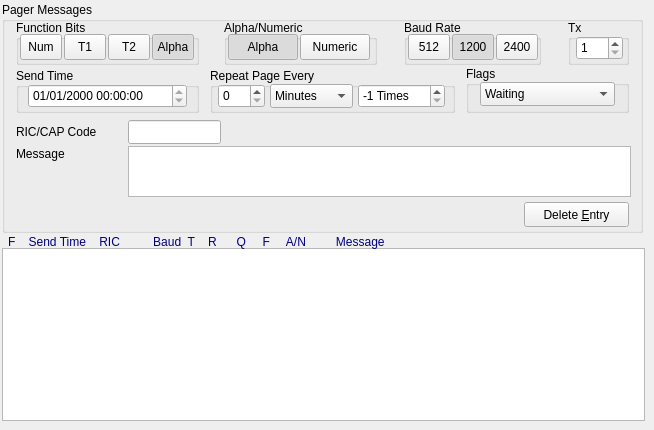
      <widget class="QWidget" name="tabPagerMsgs">
       <property name="enabled">
        <bool>true</bool>
       </property>
       <attribute name="title">
        <string>Pager Msgs</string>
       </attribute>
       <widget class="QGroupBox" name="gbPagerMessages">
        <property name="geometry">
         <rect>
          <x>2</x>
          <y>2</y>
          <width>641</width>
          <height>231</height>
         </rect>
        </property>
        <property name="title">
         <string>Pager Messages</string>
        </property>
        <widget class="QGroupBox" name="gbAlphaNumeric_3">
         <property name="geometry">
          <rect>
           <x>222</x>
           <y>18</y>
           <width>153</width>
           <height>45</height>
          </rect>
         </property>
         <property name="title">
          <string>Alpha/Numeric</string>
         </property>
         <widget class="QToolButton" name="tbAlpha_3">
          <property name="geometry">
           <rect>
            <x>4</x>
            <y>14</y>
            <width>70</width>
            <height>26</height>
           </rect>
          </property>
          <property name="text">
           <string>Alpha</string>
          </property>
          <property name="checkable">
           <bool>true</bool>
          </property>
          <property name="checked">
           <bool>true</bool>
          </property>
          <property name="autoExclusive">
           <bool>true</bool>
          </property>
         </widget>
         <widget class="QToolButton" name="tbNumeric_3">
          <property name="geometry">
           <rect>
            <x>76</x>
            <y>14</y>
            <width>70</width>
            <height>26</height>
           </rect>
          </property>
          <property name="text">
           <string>Numeric</string>
          </property>
          <property name="checkable">
           <bool>true</bool>
          </property>
          <property name="autoExclusive">
           <bool>true</bool>
          </property>
         </widget>
        </widget>
        <widget class="QGroupBox" name="gbFunctionBits_3">
         <property name="geometry">
          <rect>
           <x>14</x>
           <y>18</y>
           <width>183</width>
           <height>45</height>
          </rect>
         </property>
         <property name="title">
          <string>Function Bits</string>
         </property>
         <property name="checkable">
          <bool>false</bool>
         </property>
         <widget class="QToolButton" name="tbFuncNumeric_3">
          <property name="geometry">
           <rect>
            <x>4</x>
            <y>14</y>
            <width>42</width>
            <height>26</height>
           </rect>
          </property>
          <property name="font">
           <font>
            <pointsize>9</pointsize>
           </font>
          </property>
          <property name="text">
           <string>Num</string>
          </property>
          <property name="iconSize">
           <size>
            <width>23</width>
            <height>23</height>
           </size>
          </property>
          <property name="checkable">
           <bool>true</bool>
          </property>
          <property name="checked">
           <bool>false</bool>
          </property>
          <property name="autoExclusive">
           <bool>true</bool>
          </property>
         </widget>
         <widget class="QToolButton" name="tbFuncTone1_3">
          <property name="geometry">
           <rect>
            <x>48</x>
            <y>14</y>
            <width>42</width>
            <height>26</height>
           </rect>
          </property>
          <property name="font">
           <font>
            <pointsize>9</pointsize>
           </font>
          </property>
          <property name="text">
           <string>T1</string>
          </property>
          <property name="checkable">
           <bool>true</bool>
          </property>
          <property name="checked">
           <bool>false</bool>
          </property>
          <property name="autoExclusive">
           <bool>true</bool>
          </property>
         </widget>
         <widget class="QToolButton" name="tbFuncTone2_3">
          <property name="geometry">
           <rect>
            <x>92</x>
            <y>14</y>
            <width>42</width>
            <height>26</height>
           </rect>
          </property>
          <property name="font">
           <font>
            <pointsize>9</pointsize>
           </font>
          </property>
          <property name="text">
           <string>T2</string>
          </property>
          <property name="checkable">
           <bool>true</bool>
          </property>
          <property name="checked">
           <bool>false</bool>
          </property>
          <property name="autoExclusive">
           <bool>true</bool>
          </property>
         </widget>
         <widget class="QToolButton" name="tbFuncAlpha_3">
          <property name="geometry">
           <rect>
            <x>136</x>
            <y>14</y>
            <width>42</width>
            <height>26</height>
           </rect>
          </property>
          <property name="font">
           <font>
            <pointsize>9</pointsize>
           </font>
          </property>
          <property name="text">
           <string>Alpha</string>
          </property>
          <property name="checkable">
           <bool>true</bool>
          </property>
          <property name="checked">
           <bool>true</bool>
          </property>
          <property name="autoExclusive">
           <bool>true</bool>
          </property>
         </widget>
        </widget>
        <widget class="QTextEdit" name="teMessage_3">
         <property name="geometry">
          <rect>
           <x>126</x>
           <y>144</y>
           <width>503</width>
           <height>51</height>
          </rect>
         </property>
         <property name="tabChangesFocus">
          <bool>true</bool>
         </property>
         <property name="html">
          <string>&lt;!DOCTYPE HTML PUBLIC &quot;-//W3C//DTD HTML 4.0//EN&quot; &quot;http://www.w3.org/TR/REC-html40/strict.dtd&quot;&gt;
&lt;html&gt;&lt;head&gt;&lt;meta name=&quot;qrichtext&quot; content=&quot;1&quot; /&gt;&lt;style type=&quot;text/css&quot;&gt;
p, li { white-space: pre-wrap; }
&lt;/style&gt;&lt;/head&gt;&lt;body style=&quot; font-family:'Sans Serif'; font-size:10pt; font-weight:400; font-style:normal;&quot;&gt;
&lt;p style=&quot;-qt-paragraph-type:empty; margin-top:0px; margin-bottom:0px; margin-left:0px; margin-right:0px; -qt-block-indent:0; text-indent:0px; font-size:9pt;&quot;&gt;&lt;br /&gt;&lt;/p&gt;&lt;/body&gt;&lt;/html&gt;</string>
         </property>
        </widget>
        <widget class="QLabel" name="label_15">
         <property name="geometry">
          <rect>
           <x>14</x>
           <y>122</y>
           <width>93</width>
           <height>16</height>
          </rect>
         </property>
         <property name="text">
          <string>RIC/CAP Code</string>
         </property>
        </widget>
        <widget class="QLabel" name="label_16">
         <property name="geometry">
          <rect>
           <x>14</x>
           <y>144</y>
           <width>69</width>
           <height>16</height>
          </rect>
         </property>
         <property name="text">
          <string>Message</string>
         </property>
        </widget>
        <widget class="QGroupBox" name="gbBaudRate_3">
         <property name="geometry">
          <rect>
           <x>402</x>
           <y>18</y>
           <width>137</width>
           <height>45</height>
          </rect>
         </property>
         <property name="title">
          <string>Baud Rate</string>
         </property>
         <widget class="QToolButton" name="tb512_3">
          <property name="geometry">
           <rect>
            <x>4</x>
            <y>14</y>
            <width>42</width>
            <height>26</height>
           </rect>
          </property>
          <property name="text">
           <string>512</string>
          </property>
          <property name="checkable">
           <bool>true</bool>
          </property>
          <property name="autoExclusive">
           <bool>true</bool>
          </property>
         </widget>
         <widget class="QToolButton" name="tb2400_3">
          <property name="geometry">
           <rect>
            <x>92</x>
            <y>14</y>
            <width>42</width>
            <height>26</height>
           </rect>
          </property>
          <property name="text">
           <string>2400</string>
          </property>
          <property name="checkable">
           <bool>true</bool>
          </property>
          <property name="autoExclusive">
           <bool>true</bool>
          </property>
         </widget>
         <widget class="QToolButton" name="tb1200_3">
          <property name="geometry">
           <rect>
            <x>48</x>
            <y>14</y>
            <width>42</width>
            <height>26</height>
           </rect>
          </property>
          <property name="text">
           <string>1200</string>
          </property>
          <property name="checkable">
           <bool>true</bool>
          </property>
          <property name="checked">
           <bool>true</bool>
          </property>
          <property name="autoExclusive">
           <bool>true</bool>
          </property>
         </widget>
        </widget>
        <widget class="QGroupBox" name="groupBox_8">
         <property name="geometry">
          <rect>
           <x>566</x>
           <y>18</y>
           <width>61</width>
           <height>45</height>
          </rect>
         </property>
         <property name="title">
          <string>Tx</string>
         </property>
         <widget class="QSpinBox" name="sbTx_3">
          <property name="geometry">
           <rect>
            <x>8</x>
            <y>16</y>
            <width>47</width>
            <height>24</height>
           </rect>
          </property>
          <property name="minimum">
           <number>1</number>
          </property>
          <property name="maximum">
           <number>8</number>
          </property>
         </widget>
        </widget>
        <widget class="QLineEdit" name="leRic_3">
         <property name="geometry">
          <rect>
           <x>126</x>
           <y>118</y>
           <width>93</width>
           <height>24</height>
          </rect>
         </property>
         <property name="maxLength">
          <number>7</number>
         </property>
        </widget>
        <widget class="QGroupBox" name="groupBox_9">
         <property name="geometry">
          <rect>
           <x>14</x>
           <y>66</y>
           <width>183</width>
           <height>45</height>
          </rect>
         </property>
         <property name="title">
          <string>Send Time</string>
         </property>
         <widget class="QDateTimeEdit" name="dtSendTime_3">
          <property name="geometry">
           <rect>
            <x>12</x>
            <y>16</y>
            <width>159</width>
            <height>24</height>
           </rect>
          </property>
          <property name="wrapping">
           <bool>true</bool>
          </property>
          <property name="readOnly">
           <bool>true</bool>
          </property>
          <property name="displayFormat">
           <string>dd/MM/yyyy HH:mm:ss</string>
          </property>
         </widget>
        </widget>
        <widget class="QGroupBox" name="groupBox_11">
         <property name="geometry">
          <rect>
           <x>464</x>
           <y>64</y>
           <width>163</width>
           <height>47</height>
          </rect>
         </property>
         <property name="title">
          <string>Flags</string>
         </property>
         <widget class="QComboBox" name="cbFlags_3">
          <property name="geometry">
           <rect>
            <x>14</x>
            <y>16</y>
            <width>135</width>
            <height>24</height>
           </rect>
          </property>
          <item>
           <property name="text">
            <string>Waiting</string>
           </property>
          </item>
          <item>
           <property name="text">
            <string>Sending</string>
           </property>
          </item>
          <item>
           <property name="text">
            <string>Not Used</string>
           </property>
          </item>
          <item>
           <property name="text">
            <string>Not Used</string>
           </property>
          </item>
          <item>
           <property name="text">
            <string>Not Used</string>
           </property>
          </item>
          <item>
           <property name="text">
            <string>Not Used</string>
           </property>
          </item>
          <item>
           <property name="text">
            <string>Not Used</string>
           </property>
          </item>
          <item>
           <property name="text">
            <string>Not Used</string>
           </property>
          </item>
          <item>
           <property name="text">
            <string>Not Used</string>
           </property>
          </item>
          <item>
           <property name="text">
            <string>Not Used</string>
           </property>
          </item>
         </widget>
        </widget>
        <widget class="QPushButton" name="pbDeleteEntry_3">
         <property name="geometry">
          <rect>
           <x>522</x>
           <y>200</y>
           <width>105</width>
           <height>25</height>
          </rect>
         </property>
         <property name="text">
          <string>Delete &amp;Entry</string>
         </property>
        </widget>
        <widget class="QGroupBox" name="groupBox_10">
         <property name="geometry">
          <rect>
           <x>208</x>
           <y>66</y>
           <width>245</width>
           <height>45</height>
          </rect>
         </property>
         <property name="title">
          <string>Repeat Page Every</string>
         </property>
         <widget class="QSpinBox" name="sbPeriodQty_3">
          <property name="geometry">
           <rect>
            <x>8</x>
            <y>16</y>
            <width>47</width>
            <height>24</height>
           </rect>
          </property>
          <property name="maximum">
           <number>60</number>
          </property>
         </widget>
         <widget class="QComboBox" name="cbPeriod_3">
          <property name="geometry">
           <rect>
            <x>60</x>
            <y>16</y>
            <width>83</width>
            <height>24</height>
           </rect>
          </property>
          <item>
           <property name="text">
            <string>Minutes</string>
           </property>
          </item>
          <item>
           <property name="text">
            <string>Hours</string>
           </property>
          </item>
          <item>
           <property name="text">
            <string>Days</string>
           </property>
          </item>
          <item>
           <property name="text">
            <string>Weeks</string>
           </property>
          </item>
          <item>
           <property name="text">
            <string>Months</string>
           </property>
          </item>
          <item>
           <property name="text">
            <string>Years</string>
           </property>
          </item>
         </widget>
         <widget class="QSpinBox" name="sbHowMany_3">
          <property name="geometry">
           <rect>
            <x>148</x>
            <y>16</y>
            <width>87</width>
            <height>24</height>
           </rect>
          </property>
          <property name="suffix">
           <string> Times</string>
          </property>
          <property name="minimum">
           <number>-1</number>
          </property>
          <property name="value">
           <number>-1</number>
          </property>
         </widget>
        </widget>
       </widget>
       <widget class="QListWidget" name="lwPages">
        <property name="geometry">
         <rect>
          <x>2</x>
          <y>248</y>
          <width>643</width>
          <height>173</height>
         </rect>
        </property>
        <property name="font">
         <font>
          <family>Monospace</family>
          <pointsize>8</pointsize>
         </font>
        </property>
        <property name="verticalScrollBarPolicy">
         <enum>Qt::ScrollBarAsNeeded</enum>
        </property>
        <property name="horizontalScrollBarPolicy">
         <enum>Qt::ScrollBarAsNeeded</enum>
        </property>
       </widget>
       <widget class="QLabel" name="pagerMsgsHeader">
        <property name="geometry">
         <rect>
          <x>8</x>
          <y>234</y>
          <width>635</width>
          <height>16</height>
         </rect>
        </property>
        <property name="palette">
         <palette>
          <active>
           <colorrole role="WindowText">
            <brush brushstyle="SolidPattern">
             <color alpha="255">
              <red>0</red>
              <green>0</green>
              <blue>127</blue>
             </color>
            </brush>
           </colorrole>
          </active>
          <inactive>
           <colorrole role="WindowText">
            <brush brushstyle="SolidPattern">
             <color alpha="255">
              <red>0</red>
              <green>0</green>
              <blue>127</blue>
             </color>
            </brush>
           </colorrole>
          </inactive>
          <disabled>
           <colorrole role="WindowText">
            <brush brushstyle="SolidPattern">
             <color alpha="255">
              <red>0</red>
              <green>0</green>
              <blue>127</blue>
             </color>
            </brush>
           </colorrole>
          </disabled>
         </palette>
        </property>
        <property name="text">
         <string>F    Send Time    RIC          Baud  T    R      Q     F     A/N         Message</string>
        </property>
       </widget>
      </widget>
